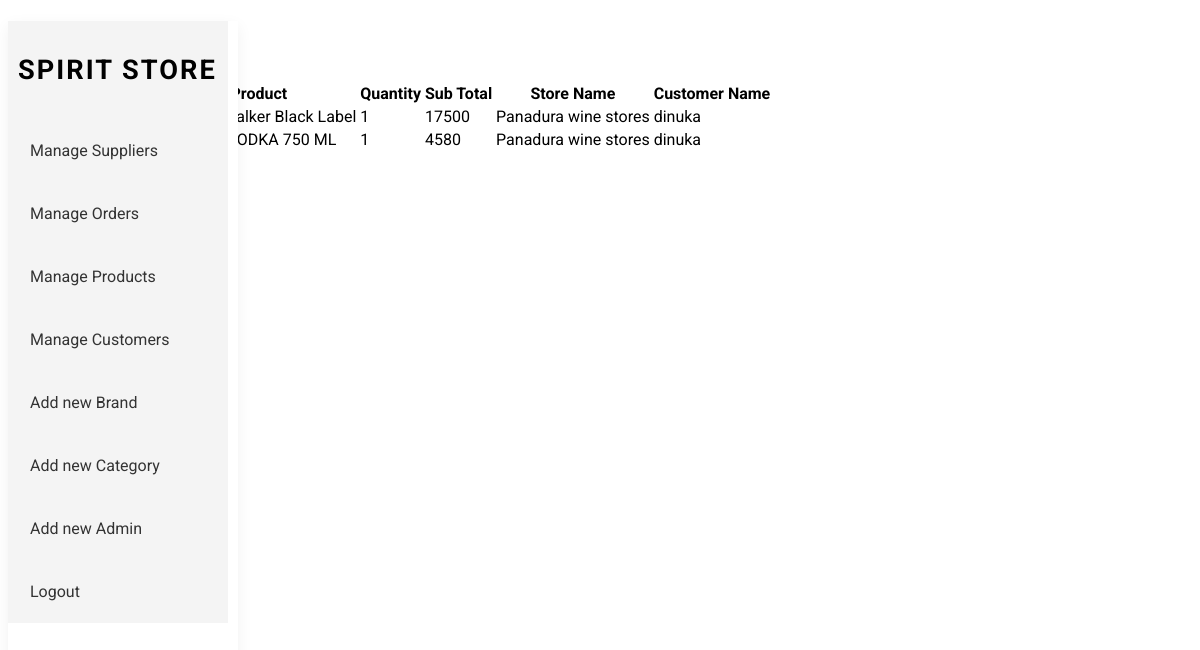
Page /pages/admin/manage_order.php on the committed database.
### tables this page shows
CREATE TABLE IF NOT EXISTS `orderdetails` (
  `OrderDetailID` int NOT NULL AUTO_INCREMENT,
  `OrderID` int DEFAULT NULL,
  `ProductID` int DEFAULT NULL,
  `Quantity` int NOT NULL,
  `SubTotal` double NOT NULL,
  `storeID` int DEFAULT NULL,
  PRIMARY KEY (`OrderDetailID`),
  KEY `OrderID` (`OrderID`),
  KEY `ProductID` (`ProductID`)
);

CREATE TABLE IF NOT EXISTS `product` (
  `ProductID` int NOT NULL AUTO_INCREMENT,
  `Name` varchar(100) NOT NULL,
  `Description` text,
  `BrandID` int DEFAULT NULL,
  `CategoryID` int DEFAULT NULL,
  `Local_Imported` varchar(10) DEFAULT NULL,
  `Country` varchar(100) DEFAULT NULL,
  `ABV` double DEFAULT NULL,
  `photo` varchar(100) NOT NULL,
  PRIMARY KEY (`ProductID`),
  KEY `BrandID` (`BrandID`),
  KEY `CategoryID` (`CategoryID`)
);

CREATE TABLE IF NOT EXISTS `store` (
  `store_id` int NOT NULL AUTO_INCREMENT,
  `name` varchar(30) DEFAULT NULL,
  `state` varchar(30) DEFAULT NULL,
  `supplier_id` int DEFAULT NULL,
  `city` varchar(30) DEFAULT NULL,
  `postal_code` varchar(30) DEFAULT NULL,
  `balance` decimal(10,2) NOT NULL DEFAULT '0.00',
  `commision` decimal(10,2) NOT NULL DEFAULT '0.00',
  PRIMARY KEY (`store_id`),
  KEY `supplier_id` (`supplier_id`)
);

CREATE TABLE IF NOT EXISTS `customer` (
  `id` int NOT NULL AUTO_INCREMENT,
  `name` varchar(100) NOT NULL,
  `email` varchar(100) NOT NULL,
  `phone` varchar(15) DEFAULT NULL,
  `password` text NOT NULL,
  `state` varchar(50) DEFAULT NULL,
  `city` varchar(50) DEFAULT NULL,
  `postal_code` varchar(10) DEFAULT NULL,
  PRIMARY KEY (`id`),
  UNIQUE KEY `email` (`email`),
  UNIQUE KEY `phone` (`phone`)
);

### pages/admin/manage_order.php (the view, shortened to what this page needs)
<?php
include(__DIR__ . '/../../dbconnect.php');
include(__DIR__ . '/../../Headers/adminHeader.php');
$sql = "SELECT * FROM orderdetails";
$result = $connection->query($sql);
?>
<!DOCTYPE html>
<html lang="en">
<head>
</head>
<body>
    <h1>Order details</h1>
    <table>
        <thead>
            <tr>
                <th>Date</th>
                <th>Product</th>
                <th>Quantity</th>
                <th>Sub Total</th>
                <th>Store Name</th>
                <th>Customer Name</th>
            </tr>
        </thead>
        <tbody>
            <?php
            while ($row = $result->fetch_assoc()) {
                $sql = "SELECT OrderDate, CustomerID FROM orders WHERE OrderID = '$row[OrderID]'";
                $re = $connection->query($sql);
                $r = $re->fetch_array();
                $date = $r[0];
                $customer_id = $r[1];
                $sql = "SELECT Name FROM product WHERE ProductID = '$row[ProductID]'";
                $re = $connection->query($sql);
                $r = $re->fetch_array();
                $product_name = $r[0];
                $sql = "SELECT name FROM customer WHERE id = '$customer_id'";
                $re = $connection->query($sql);
                $r = $re->fetch_array();
                $customer_name = $r[0];
                $sql = "SELECT name FROM store WHERE store_id = '$row[storeID]'";
                $re = $connection->query($sql);
                $r = $re->fetch_array();
                $store_name = $r[0];
                echo "
                        <tr>
                            <td>$date</td>
                            <td>$product_name</td>
                            <td>$row[Quantity]</td>
                            <td>$row[SubTotal]</td>
                            <td>$store_name</td>
                            <td>$customer_name</td>
                        </tr>
                    ";
            }
            ?>
        </tbody>
    </table>
</body>
</html>

### styles/adminh.css (style rules this page uses)
* { font-family: "Roboto", sans-serif; }

### rows in the picture
orderdetails: ProductID.Name "Johnnie Walker Black Label", Quantity "1", SubTotal "17500", storeID.name "Panadura wine stores", customer.name "dinuka"
orderdetails: ProductID.Name "ROSKAA VODKA 750 ML", Quantity "1", SubTotal "4580", storeID.name "Panadura wine stores", customer.name "dinuka"
